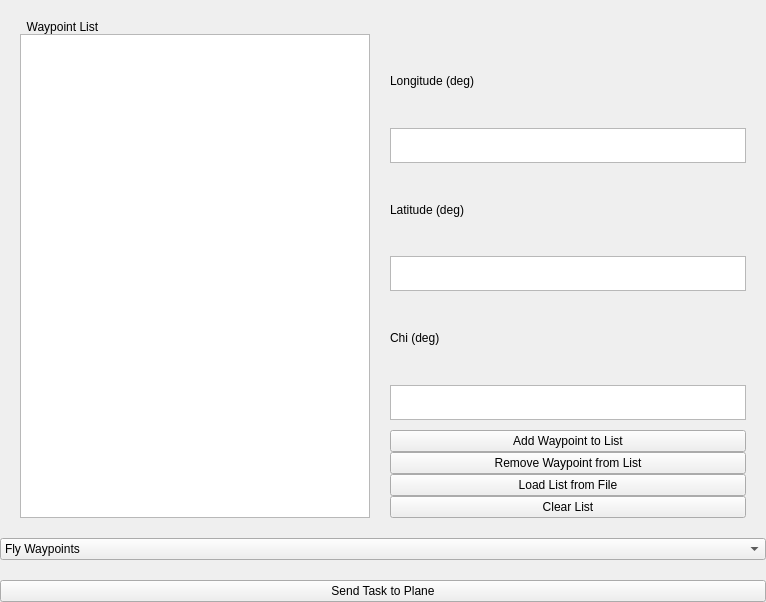
<?xml version="1.0" encoding="UTF-8"?>
<ui version="4.0">
 <class>TaskCreator</class>
 <widget class="QWidget" name="TaskCreator">
  <property name="geometry">
   <rect>
    <x>0</x>
    <y>0</y>
    <width>766</width>
    <height>602</height>
   </rect>
  </property>
  <property name="windowTitle">
   <string>Create Task</string>
  </property>
  <layout class="QVBoxLayout" name="verticalLayout">
   <property name="leftMargin">
    <number>0</number>
   </property>
   <property name="topMargin">
    <number>0</number>
   </property>
   <property name="rightMargin">
    <number>0</number>
   </property>
   <property name="bottomMargin">
    <number>0</number>
   </property>
   <item>
    <layout class="QVBoxLayout" name="toplayout">
     <property name="spacing">
      <number>0</number>
     </property>
     <item>
      <spacer name="verticalSpacer_2">
       <property name="orientation">
        <enum>Qt::Vertical</enum>
       </property>
       <property name="sizeType">
        <enum>QSizePolicy::Fixed</enum>
       </property>
       <property name="sizeHint" stdset="0">
        <size>
         <width>20</width>
         <height>20</height>
        </size>
       </property>
      </spacer>
     </item>
     <item>
      <widget class="QLabel" name="label">
       <property name="text">
        <string>        Waypoint List</string>
       </property>
      </widget>
     </item>
     <item>
      <layout class="QHBoxLayout" name="horizontalLayout">
       <item>
        <spacer name="horizontalSpacer_3">
         <property name="orientation">
          <enum>Qt::Horizontal</enum>
         </property>
         <property name="sizeType">
          <enum>QSizePolicy::Fixed</enum>
         </property>
         <property name="sizeHint" stdset="0">
          <size>
           <width>20</width>
           <height>20</height>
          </size>
         </property>
        </spacer>
       </item>
       <item>
        <widget class="QListWidget" name="listWidget">
         <property name="sizePolicy">
          <sizepolicy hsizetype="Minimum" vsizetype="Expanding">
           <horstretch>0</horstretch>
           <verstretch>0</verstretch>
          </sizepolicy>
         </property>
         <property name="minimumSize">
          <size>
           <width>350</width>
           <height>35</height>
          </size>
         </property>
        </widget>
       </item>
       <item>
        <spacer name="horizontalSpacer_2">
         <property name="orientation">
          <enum>Qt::Horizontal</enum>
         </property>
         <property name="sizeType">
          <enum>QSizePolicy::Fixed</enum>
         </property>
         <property name="sizeHint" stdset="0">
          <size>
           <width>20</width>
           <height>20</height>
          </size>
         </property>
        </spacer>
       </item>
       <item>
        <layout class="QGridLayout" name="gridLayout">
         <item row="0" column="0">
          <widget class="QLabel" name="label_2">
           <property name="text">
            <string>Longitude (deg)</string>
           </property>
          </widget>
         </item>
         <item row="1" column="0">
          <widget class="QTextEdit" name="textEdit">
           <property name="sizePolicy">
            <sizepolicy hsizetype="Expanding" vsizetype="Fixed">
             <horstretch>0</horstretch>
             <verstretch>0</verstretch>
            </sizepolicy>
           </property>
           <property name="maximumSize">
            <size>
             <width>16777215</width>
             <height>35</height>
            </size>
           </property>
          </widget>
         </item>
         <item row="6" column="0">
          <spacer name="verticalSpacer_3">
           <property name="orientation">
            <enum>Qt::Vertical</enum>
           </property>
           <property name="sizeType">
            <enum>QSizePolicy::Fixed</enum>
           </property>
           <property name="sizeHint" stdset="0">
            <size>
             <width>20</width>
             <height>10</height>
            </size>
           </property>
          </spacer>
         </item>
         <item row="5" column="0">
          <widget class="QTextEdit" name="textEdit_3">
           <property name="sizePolicy">
            <sizepolicy hsizetype="Expanding" vsizetype="Fixed">
             <horstretch>0</horstretch>
             <verstretch>0</verstretch>
            </sizepolicy>
           </property>
           <property name="maximumSize">
            <size>
             <width>16777215</width>
             <height>35</height>
            </size>
           </property>
          </widget>
         </item>
         <item row="3" column="0">
          <widget class="QTextEdit" name="textEdit_2">
           <property name="sizePolicy">
            <sizepolicy hsizetype="Expanding" vsizetype="Fixed">
             <horstretch>0</horstretch>
             <verstretch>0</verstretch>
            </sizepolicy>
           </property>
           <property name="maximumSize">
            <size>
             <width>16777215</width>
             <height>35</height>
            </size>
           </property>
          </widget>
         </item>
         <item row="4" column="0">
          <widget class="QLabel" name="label_4">
           <property name="text">
            <string>Chi (deg)</string>
           </property>
          </widget>
         </item>
         <item row="2" column="0">
          <widget class="QLabel" name="label_3">
           <property name="text">
            <string>Latitude (deg)</string>
           </property>
          </widget>
         </item>
         <item row="9" column="0">
          <widget class="QPushButton" name="pushButton_4">
           <property name="text">
            <string>Load List from File</string>
           </property>
          </widget>
         </item>
         <item row="8" column="0">
          <widget class="QPushButton" name="pushButton_3">
           <property name="text">
            <string>Remove Waypoint from List</string>
           </property>
          </widget>
         </item>
         <item row="7" column="0">
          <widget class="QPushButton" name="pushButton_2">
           <property name="text">
            <string>Add Waypoint to List</string>
           </property>
          </widget>
         </item>
         <item row="10" column="0">
          <widget class="QPushButton" name="pushButton_5">
           <property name="text">
            <string>Clear List</string>
           </property>
          </widget>
         </item>
        </layout>
       </item>
       <item>
        <spacer name="horizontalSpacer">
         <property name="orientation">
          <enum>Qt::Horizontal</enum>
         </property>
         <property name="sizeType">
          <enum>QSizePolicy::Fixed</enum>
         </property>
         <property name="sizeHint" stdset="0">
          <size>
           <width>20</width>
           <height>20</height>
          </size>
         </property>
        </spacer>
       </item>
      </layout>
     </item>
     <item>
      <spacer name="verticalSpacer">
       <property name="orientation">
        <enum>Qt::Vertical</enum>
       </property>
       <property name="sizeType">
        <enum>QSizePolicy::Fixed</enum>
       </property>
       <property name="sizeHint" stdset="0">
        <size>
         <width>20</width>
         <height>20</height>
        </size>
       </property>
      </spacer>
     </item>
     <item>
      <widget class="QComboBox" name="comboBox">
       <item>
        <property name="text">
         <string>Fly Waypoints</string>
        </property>
       </item>
       <item>
        <property name="text">
         <string>Search (no waypoints required)</string>
        </property>
       </item>
       <item>
        <property name="text">
         <string>Payload Drop</string>
        </property>
       </item>
       <item>
        <property name="text">
         <string>Loiter (single waypoint)</string>
        </property>
       </item>
      </widget>
     </item>
     <item>
      <spacer name="verticalSpacer_4">
       <property name="orientation">
        <enum>Qt::Vertical</enum>
       </property>
       <property name="sizeType">
        <enum>QSizePolicy::Fixed</enum>
       </property>
       <property name="sizeHint" stdset="0">
        <size>
         <width>20</width>
         <height>20</height>
        </size>
       </property>
      </spacer>
     </item>
     <item>
      <widget class="QPushButton" name="pushButton">
       <property name="text">
        <string>Send Task to Plane</string>
       </property>
      </widget>
     </item>
    </layout>
   </item>
  </layout>
 </widget>
 <resources/>
 <connections/>
</ui>
